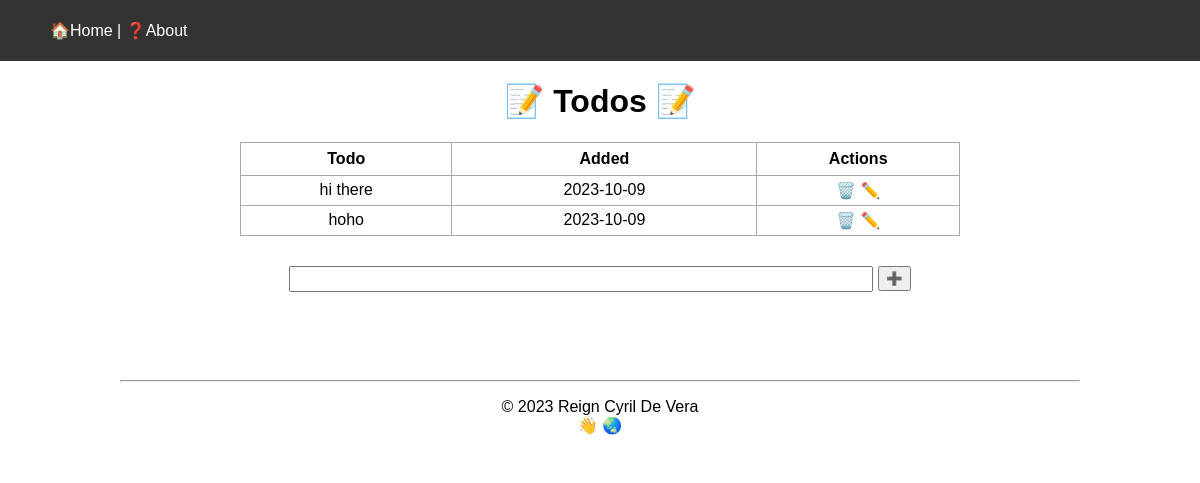
Before: /todo with the older database file.
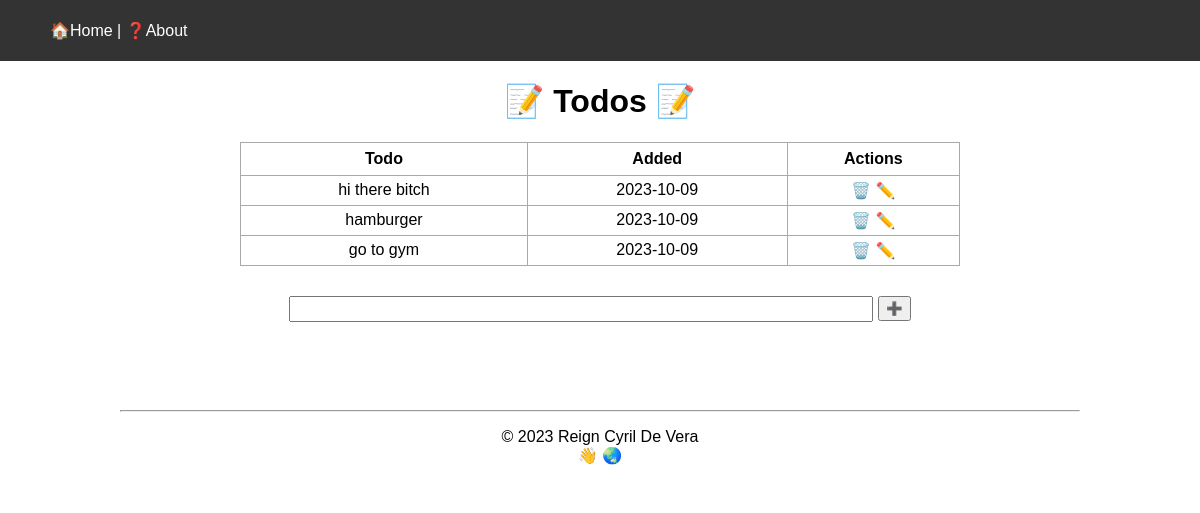
After: the same page with the newer database file.
### app.py (models this page shows, shortened)
class Todo(db.Model):
    id = db.Column(db.Integer, primary_key=True)
    todo_text = db.Column(db.String(100), nullable=False, index=True)
    date_created = db.Column(db.DateTime, default=datetime.utcnow)

### app.py (the view)
@app.route('/todo', methods=['GET', 'POST'])
def todo():
    form = TodoForm()
    if request.method == 'POST' and 'todo' in request.form:
        try:
            db.session.add(Todo(todo_text=request.form['todo']))
            db.session.commit()
            return redirect('/todo')
        except:
            return 'There was ann issue adding your task'
    else:
        return render_template('todo.html', todos=Todo.query.all(), template_form=form)

### app.py
class TodoForm(FlaskForm):
    todo = StringField("Todo")
    submit = SubmitField("Add Todo")

### templates/todo.html (shortened to what this page needs)
{% extends "base.html" %}
{% block body %}
    <h1 class="text-align: center">📝 Todos 📝</h1>
    {% if todos | length < 1 %}
        <h4 class="text-align: center">There are no tasks. Create one below!</h4>
    {% else %}
        <table>
        <tr>
            <th>Todo</th>
            <th>Added</th>
            <th>Actions</th>
        </tr>
        {% for todo in todos %}
            <tr>
                <td>{{ todo.todo_text }}</td>
                <td>{{ todo.date_created.date() }}</td>
                <td>
                    <a href="/delete_todo/{{ todo.id }}" class="custom-link">🗑️</a>
                    <a href="/update_todo/{{ todo.id }}" class="custom-link">✏️</a>
                </td>
            </tr>
        {% endfor %}
        </table>
    {% endif %}
    <form action="/todo" method="POST">
        <input type="text" name="todo" id="content" class="custom-input">
        <input type="submit" value="➕" style="height: 25px">
    </form>
{% endblock %}

### templates/base.html (shortened to what this page needs)
<!DOCTYPE html>
<html lang="en">
<head>
    <link rel="stylesheet" href="{{ url_for('static', filename='css/main.css') }}">
    <div class="header">
        <p><a href="/" class="custom-link">🏠Home</a>  |  <a href="/about" class="custom-link">❓About</a></p>
    </div>
</head>
<body>
    {% block body %}
    {% endblock %}
</body>
<footer>
    <hr>
    <p>
        &copy; 2023 Reign Cyril De Vera<br>
        👋 🌏
    </p>
</footer>
</html>

### static/css/main.css (style rules this page uses)
body, html { margin: 0; font-family: sans-serif; text-align: center; }
table, td, th { border: 1px solid #aaa; }
table { margin: 0 auto; border-collapse: collapse; width: 60%; justify-content: center; }
th { height: 30px; }
td { text-align: center; padding: 5px; }
form { margin: 0 auto; width: 80%; padding: 10px; }
.custom-input { width: 60%; height: 20px; }
footer { background-color: white; color: black; padding-top: 50px; padding-bottom: 5px; padding-left: 10vw; padding-right: 10vw; text-align: center; }
.header { background-color: #333; color: #fff; padding-top: 5px; padding-bottom: 5px; padding-left: 50px; text-align: left; }
.custom-link:link { text-decoration: none; color: white; }
form { padding-bottom: 30px; padding-top: 30px; }

Changed rows visible on the page:
removed Todo: todo_text "hoho", date_created "2023-10-09"
changed Todo: todo_text "hi there" → "hi there bitch"
added Todo: todo_text "hamburger", date_created "2023-10-09"
added Todo: todo_text "go to gym", date_created "2023-10-09"
